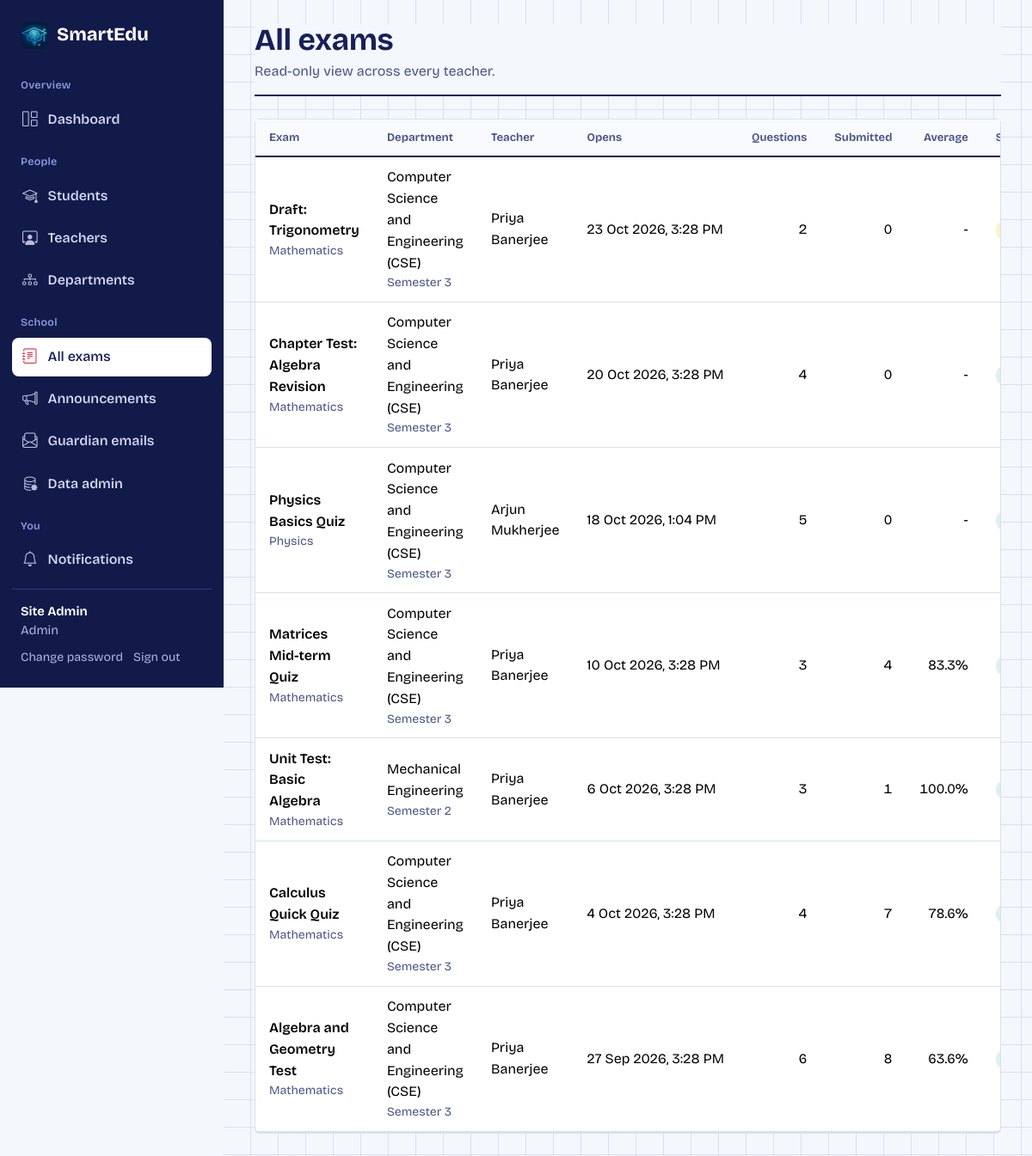
Page /admin-portal/exams/ (signed in) on the committed database.
### apps/accounts/models.py (models this page shows, shortened)
class User(AbstractUser):
    ROLE_CHOICES = (
        ('ADMIN', 'Admin'),
        ('TEACHER', 'Teacher'),
        ('STUDENT', 'Student'),
    )
    role = models.CharField(max_length=10, choices=ROLE_CHOICES, default='STUDENT')
    phone = models.CharField(max_length=20, blank=True)
    profile_pic = models.ImageField(upload_to='profiles/', null=True, blank=True)
    is_verified = models.BooleanField(default=False)

### apps/exams/models.py (models this page shows, shortened)
class Exam(models.Model):
    EXAM_TYPE = (('MCQ','MCQ'),('SUBJECTIVE','Subjective'),('MIXED','Mixed'))
    STATUS = (('DRAFT','Draft'),('PUBLISHED','Published'),('COMPLETED','Completed'))
    title = models.CharField(max_length=200)
    description = models.TextField(blank=True)
    subject = models.CharField(max_length=100)
    department = models.CharField('Department', max_length=100)
    semester = models.PositiveSmallIntegerField('Semester', default=1)
    exam_type = models.CharField(max_length=20, choices=EXAM_TYPE, default='MCQ')
    total_marks = models.IntegerField(default=100)
    duration_minutes = models.IntegerField(default=60)
    scheduled_at = models.DateTimeField()
    closes_at = models.DateTimeField(null=True, blank=True)   # last moment a student may start the exam
    created_by = models.ForeignKey(User, on_delete=models.CASCADE, related_name='created_exams')
    status = models.CharField(max_length=20, choices=STATUS, default='DRAFT')
    created_at = models.DateTimeField(auto_now_add=True)

### apps/admin_portal/views.py (the view)
# urls.py: path('exams/', views.exams_overview, name='admin_exams'),
@admin_required
def exams_overview(request):
    exams = (Exam.objects.select_related('created_by')
             .annotate(q_count=Count('questions', distinct=True),
                       done=Count('submissions', filter=Q(submissions__is_completed=True), distinct=True),
                       avg=Avg('submissions__percentage', filter=Q(submissions__is_completed=True)))
             .order_by('-scheduled_at'))
    return render(request, 'admin/exams.html', {'exams': exams})

### apps/accounts/context_processors.py (called while the page is built)
def departments(request):
    return {'DEPT_SEM_MAP': dept_semester_map()}

### apps/accounts/departments.py (called while the page is built)
def semester_count(department):
    return 4 if department in FOUR_SEMESTER else 8

def dept_semester_map():
    return {d: semester_count(d) for d in DEPARTMENTS}

### apps/notifications/context_processors.py (called while the page is built, shortened)
def notifications(request):
    if not request.user.is_authenticated:
        return {'unread_notifications': 0}
    from .models import Notification
    user = request.user
    ctx = {'unread_notifications': Notification.objects.filter(recipient=user, is_read=False).count(),
           'badge_reattempts': 0, 'badge_reviews': 0, 'badge_assignments': 0, 'badge_missed': 0}
    return ctx

### templates/admin/exams.html (shortened to what this page needs)
{% extends 'base.html' %}
{% block content %}
<div class="page-head"><div><h1>All exams</h1><p>Read-only view across every teacher.</p></div></div>
<div class="panel"><div class="table-wrap"><table class="table table-hover">
  <thead><tr><th>Exam</th><th>Department</th><th>Teacher</th><th>Opens</th><th class="text-end">Questions</th><th class="text-end">Submitted</th><th class="text-end">Average</th><th>Status</th></tr></thead><tbody>
  {% for e in exams %}<tr><td class="fw-semibold">{{ e.title }}<div class="small text-muted fw-normal">{{ e.subject }}</div></td><td>{{ e.department }}<div class="small text-muted">Semester {{ e.semester }}</div></td><td>{{ e.created_by.get_full_name|default:e.created_by.username }}</td>
    <td class="text-nowrap">{{ e.scheduled_at|date:"j M Y, g:i A" }}</td><td class="text-end num">{{ e.q_count }}</td><td class="text-end num">{{ e.done }}</td>
    <td class="text-end num">{% if e.avg is not None %}{{ e.avg|floatformat:1 }}%{% else %}-{% endif %}</td>
    <td>{% if e.status == 'PUBLISHED' %}<span class="pill pill-ok">Published</span>{% else %}<span class="pill pill-warn">Draft</span>{% endif %}</td></tr>
  {% empty %}<tr><td colspan="8">{% include 'partials/empty.html' with icon='bi-journal' text='No exams yet.' %}</td></tr>{% endfor %}
  </tbody></table></div></div>
{% endblock %}

### templates/base.html (shortened to what this page needs)
{% load static %}<!DOCTYPE html>
<html lang="en">
<head>
  <link href="{% static 'vendor/bootstrap/bootstrap.min.css' %}" rel="stylesheet">
  <link href="{% static 'vendor/bootstrap-icons/bootstrap-icons.min.css' %}" rel="stylesheet">
  <link href="{% static 'css/fonts.css' %}" rel="stylesheet">
  <link href="{% static 'css/app.css' %}" rel="stylesheet">
</head>
<body>
{% with url=request.resolver_match.url_name %}
<div class="shell">
  <aside class="sidebar" id="sidebar" aria-label="Main menu">
    <a class="brand" href="/">
      <img class="brand-mark" src="{% static 'img/smartedu-icon.png' %}" alt="">
      SmartEdu
    </a>
    {% if user.role == 'ADMIN' %}
      <div class="nav-group">Overview</div>
      <a class="side-link {% if url == 'admin_dashboard' %}active{% endif %}" href="{% url 'admin_dashboard' %}"><i class="bi bi-grid-1x2"></i>Dashboard</a>
      <div class="nav-group">People</div>
      <a class="side-link {% if url == 'admin_students' or url == 'register_student' or url == 'student_edit' %}active{% endif %}" href="{% url 'admin_students' %}"><i class="bi bi-mortarboard"></i>Students</a>
      <a class="side-link {% if url == 'admin_teachers' or url == 'register_teacher' or url == 'teacher_edit' %}active{% endif %}" href="{% url 'admin_teachers' %}"><i class="bi bi-person-workspace"></i>Teachers</a>
      <a class="side-link {% if url == 'admin_departments' %}active{% endif %}" href="{% url 'admin_departments' %}"><i class="bi bi-diagram-3"></i>Departments</a>
      <div class="nav-group">School</div>
      <a class="side-link {% if url == 'admin_exams' %}active{% endif %}" href="{% url 'admin_exams' %}"><i class="bi bi-journal-text"></i>All exams</a>
      <a class="side-link {% if url == 'admin_announce' %}active{% endif %}" href="{% url 'admin_announce' %}"><i class="bi bi-megaphone"></i>Announcements</a>
      <a class="side-link {% if url == 'admin_emails' %}active{% endif %}" href="{% url 'admin_emails' %}"><i class="bi bi-envelope-paper"></i>Guardian emails</a>
      <a class="side-link" href="/django-admin/"><i class="bi bi-database-gear"></i>Data admin</a>
    {% endif %}
    <div class="nav-group">You</div>
    <a class="side-link " href="{% url 'notification_list' %}"><i class="bi bi-bell"></i>Notifications</a>
    <div class="side-user">
      <div class="who">{{ user.get_full_name|default:user.username }}</div>
      <div class="mb-2" style="color:#AEB6E6">{{ user.get_role_display }}</div>
      <a href="{% url 'change_password' %}">Change password</a><a href="{% url 'logout' %}">Sign out</a>
    </div>
  </aside>
  <main class="main" id="content">
    <div class="main-inner">
      {% block content %}{% endblock %}
    </div>
  </main>
</div>
{% endwith %}
</body>
</html>

### static/css/app.css (style rules this page uses)
:root { --paper: #F4F7FC; --sheet: #fff; --ink: #17205B; --ink-soft: #4A5385; --line: #D9E0EF; --red: #D32F4B; --red-soft: #FBE3E7; --hl: #FFE259; --band: #121A4A; --band-line: #2B3680; --green: #1B7F5A; --green-soft: #DDF3E9; --amber-soft: #FFF3C4; --font: "Bricolage Grotesque", "Segoe UI", system-ui, sans-serif; --pen: "Caveat", "Segoe Print", cursive; --bs-body-font-family: var(--font); --bs-body-color: var(--ink); --bs-body-bg: var(--paper); --bs-primary: #17205B; --bs-primary-rgb: 23,32,91; --bs-link-color: #17205B; --bs-link-hover-color: #D32F4B; --bs-border-color: var(--line); --bs-danger: #D32F4B; --bs-danger-rgb: 211,47,75; --bs-success: #1B7F5A; --bs-success-rgb: 27,127,90; --bs-border-radius: 8px; }
html { scroll-behavior: smooth; }
body { font-family: var(--font); font-size: 16px; line-height: 1.55; -webkit-font-smoothing: antialiased; background: var(--paper); }
h1,h2,h3,h4,h5 { font-family: var(--font); font-weight: 700; letter-spacing: -0.01em; color: var(--ink); }
a { text-underline-offset: 3px; }
.text-muted, .text-secondary { color: var(--ink-soft) !important; }
.num { font-variant-numeric: tabular-nums; }
.shell { display: grid; grid-template-columns: 260px minmax(0,1fr); min-height: 100vh; }
.sidebar { background: var(--band); color: #D5DAF5; padding: 20px 14px; position: sticky; top: 0; height: 100vh; overflow-y: auto; display: flex; flex-direction: column; }
.sidebar .brand { display: flex; align-items: center; gap: 10px; color: #fff; text-decoration: none; font-weight: 750; font-size: 1.35rem; padding: 4px 10px 18px; }
.brand-mark { width: 32px; height: 32px; object-fit: cover; border-radius: 8px; flex: 0 0 auto; }
.nav-group { margin-top: 14px; padding: 0 10px 6px; font-size: .78rem; color: #8C97DE; font-weight: 600; letter-spacing: .02em; }
.side-link { display: flex; align-items: center; gap: 12px; padding: 9px 12px; margin: 2px 0; border-radius: 8px; color: #D5DAF5; text-decoration: none; font-weight: 550; }
.side-link i { font-size: 1.1rem; opacity: .85; }
.side-link.active { background: #fff; color: var(--ink); }
.side-link.active i { color: var(--red); opacity: 1; }
.side-user { margin-top: auto; padding: 14px 10px 4px; border-top: 1px solid var(--band-line); font-size: .92rem; }
.side-user .who { color: #fff; font-weight: 650; }
.side-user a { color: #AEB6E6; text-decoration: none; margin-right: 12px; font-size: .88rem; }
.main { min-width: 0; background-image: linear-gradient(var(--line) 1px, transparent 1px), linear-gradient(90deg, var(--line) 1px, transparent 1px); background-size: 32px 32px; background-position: -1px -1px; background-attachment: local; }
.main-inner { padding: 28px 36px 64px; max-width: 1240px; background: transparent; }
.page-head { display: flex; flex-wrap: wrap; align-items: flex-end; justify-content: space-between; gap: 14px; margin-bottom: 26px; padding-bottom: 14px; border-bottom: 2px solid var(--ink); background: var(--paper); }
.page-head h1 { font-size: clamp(1.6rem, 3vw, 2.2rem); margin: 0; line-height: 1.1; }
.page-head p { margin: 4px 0 0; color: var(--ink-soft); }
.panel { background: var(--sheet); border: 1px solid var(--line); border-radius: 6px; box-shadow: 0 1px 0 var(--line); }
.table { --bs-table-bg: transparent; margin: 0; }
.table > :not(caption) > * > * { padding: .7rem 1rem; border-bottom-color: var(--line); vertical-align: middle; }
.table thead th { font-size: .82rem; font-weight: 650; color: var(--ink-soft); background: #F8FAFE; border-bottom: 2px solid var(--ink); white-space: nowrap; }
.table-wrap { overflow-x: auto; }
.pill { display: inline-block; padding: 1px 10px; border-radius: 999px; font-size: .8rem; font-weight: 650; border: 1.5px solid currentColor; white-space: nowrap; }
.pill-ok { color: var(--green); background: var(--green-soft); border-color: transparent; }
.pill-warn { color: #8A6A00; background: var(--amber-soft); border-color: transparent; }

### rows in the picture
User: get_full_name "Site Admin", role "Admin"
Exam: title "Draft: Trigonometry", subject "Mathematics", department "Computer Science and Engineering (CSE)", semester "3", created_by.get_full_name "Priya Banerjee", scheduled_at "23 Oct 2026, 3:28 PM", q_count "2", done "0"
Exam: title "Chapter Test: Algebra Revision", subject "Mathematics", department "Computer Science and Engineering (CSE)", semester "3", created_by.get_full_name "Priya Banerjee", scheduled_at "20 Oct 2026, 3:28 PM", q_count "4", done "0"
Exam: title "Physics Basics Quiz", subject "Physics", department "Computer Science and Engineering (CSE)", semester "3", created_by.get_full_name "Arjun Mukherjee", scheduled_at "18 Oct 2026, 1:04 PM", q_count "5", done "0"
Exam: title "Matrices Mid-term Quiz", subject "Mathematics", department "Computer Science and Engineering (CSE)", semester "3", created_by.get_full_name "Priya Banerjee", scheduled_at "10 Oct 2026, 3:28 PM", q_count "3", done "4", avg "83.3"
Exam: title "Unit Test: Basic Algebra", subject "Mathematics", department "Mechanical Engineering", semester "2", created_by.get_full_name "Priya Banerjee", scheduled_at "6 Oct 2026, 3:28 PM", q_count "3", done "1", avg "100.0"
Exam: title "Calculus Quick Quiz", subject "Mathematics", department "Computer Science and Engineering (CSE)", semester "3", created_by.get_full_name "Priya Banerjee", scheduled_at "4 Oct 2026, 3:28 PM", q_count "4", done "7", avg "78.6"
Exam: title "Algebra and Geometry Test", subject "Mathematics", department "Computer Science and Engineering (CSE)", semester "3", created_by.get_full_name "Priya Banerjee", scheduled_at "27 Sep 2026, 3:28 PM", q_count "6", done "8", avg "63.6"
